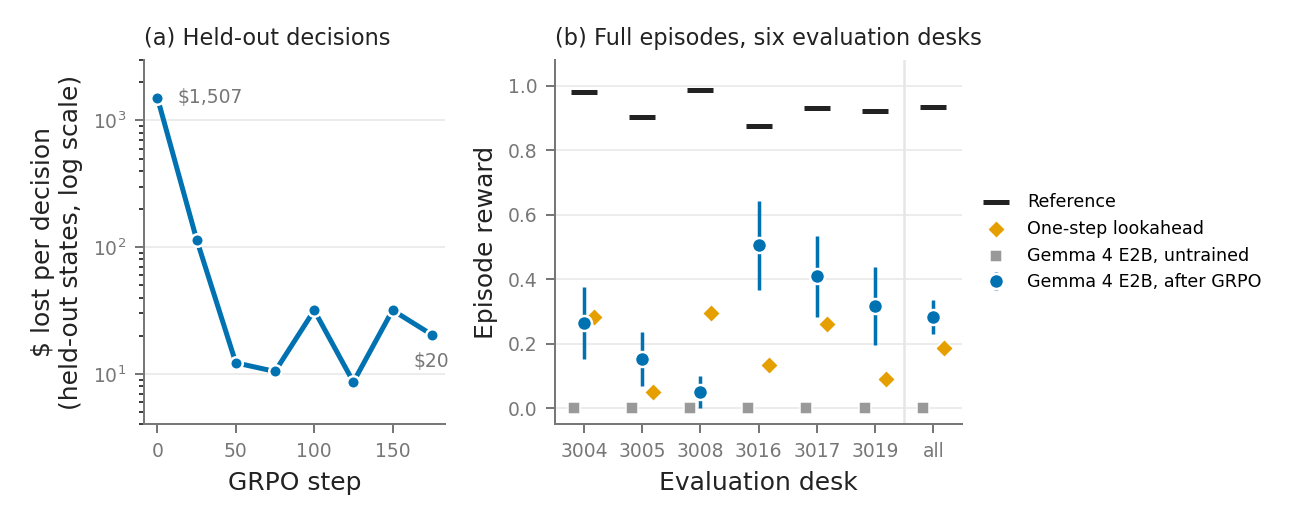

Source code (Python):
"""Gemma 4 E2B GRPO on the black-box credit desk: paper figure.

    python fig_gemma.py <gemma-run-dir>     # reads run/curve.jsonl, eval.json, refeval.json; writes fig_gemma.pdf/png
"""
import json
import pathlib
import sys

import matplotlib
matplotlib.use("Agg")
import matplotlib.pyplot as plt

G = pathlib.Path(sys.argv[1])
curve = [json.loads(l) for l in open(G / "run" / "curve.jsonl")]
ev = json.load(open(G / "eval.json"))
ref = json.load(open(G / "refeval.json"))
desks = ["3004", "3005", "3008", "3016", "3017", "3019"]
pol = {(str(r["desk"]), r["policy"]): r for r in ref}

INK, MUTED, GRID = "#222222", "#777777", "#e6e6e6"
C_TR, C_BASE, C_ONE, C_REF = "#0072B2", "#999999", "#E69F00", "#222222"   # Okabe-Ito, fixed order

fig, (a, b) = plt.subplots(1, 2, figsize=(7.2, 2.9), gridspec_kw=dict(width_ratios=[1, 1.35]))

# (a) held-out decisions during training: money lost per decision vs the true-model DP
steps = [c["step"] for c in curve]
a.plot(steps, [c["adv_lost_mean"] for c in curve], color=C_TR, lw=2, marker="o", ms=5, mec="white", mew=1, zorder=3)
a.set_yscale("log")
a.set_ylim(4, 3000)
a.set_xlabel("GRPO step", color=INK)
a.set_ylabel("\\$ lost per decision\n(held-out states, log scale)", color=INK)
a.set_title("(a) Held-out decisions", fontsize=9, loc="left", color=INK)
a.annotate("\\$1,507", (0, curve[0]["adv_lost_mean"]), xytext=(8, -2), textcoords="offset points", fontsize=7.5, color=MUTED)
a.annotate(f"\\${curve[-1]['adv_lost_mean']:.0f}", (steps[-1], curve[-1]["adv_lost_mean"]), xytext=(0, -13),
           textcoords="offset points", fontsize=7.5, color=MUTED, ha="center")

# (b) full episodes on the six evaluation desks (20 sandbox datasets each)
x = list(range(len(desks) + 1))
labels = desks + ["all"]
def series(get, ci=None):
    return [get(d) for d in desks]
tr = [ev["trained"]["per_desk"][d]["reward_mean"] for d in desks]
trc = [ev["trained"]["per_desk"][d]["reward_ci95"] for d in desks]
base = [ev["base"]["per_desk"][d]["reward_mean"] for d in desks]
one = [pol[(d, "onestep")]["reward_mean"] for d in desks]
rf = [pol[(d, "ref")]["reward_mean"] for d in desks]
mean = lambda v: sum(v) / len(v)
tr_all = mean(tr)
tr_all_ci = ev["trained"].get("summary", {}).get("reward_ci95", 0.05)
for xs, ys, c, mk, lab, z in ((x, rf + [mean(rf)], C_REF, "_", "Reference", 2),
                              (x, one + [mean(one)], C_ONE, "D", "One-step lookahead", 3),
                              (x, base + [mean(base)], C_BASE, "s", "Gemma 4 E2B, untrained", 3)):
    b.scatter([v + (0.18 if lab != "Reference" else 0) * (1 if "One" in lab else -1 if "untrained" in lab else 0) for v in xs], ys,
              marker=mk, s=110 if mk == "_" else 26, color=c, lw=2 if mk == "_" else 0.6,
              edgecolor="white" if mk != "_" else None, zorder=z, label=lab)
b.errorbar(x, tr + [tr_all], yerr=trc + [tr_all_ci], fmt="o", ms=6, color=C_TR, mec="white", mew=1, elinewidth=1.4,
           capsize=0, zorder=4, label="Gemma 4 E2B, after GRPO")
b.axvline(len(desks) - 0.5, color=GRID, lw=1)
b.set_xticks(x, labels)
b.set_ylim(-0.05, 1.08)
b.set_xlabel("Evaluation desk", color=INK)
b.set_ylabel("Episode reward", color=INK)
b.set_title("(b) Full episodes, six evaluation desks", fontsize=9, loc="left", color=INK)
b.legend(fontsize=7, frameon=False, loc="center left", bbox_to_anchor=(1.0, 0.5))

for ax in (a, b):
    ax.spines[["top", "right"]].set_visible(False)
    ax.spines[["left", "bottom"]].set_color(MUTED)
    ax.tick_params(colors=MUTED, labelsize=7.5)
    ax.grid(axis="y", color=GRID, lw=0.6, zorder=0)
    ax.set_axisbelow(True)
fig.tight_layout()
fig.savefig("fig_gemma.pdf")
fig.savefig("fig_gemma.png", dpi=180)
print("trained mean", round(tr_all, 3), "ci", tr_all_ci)
